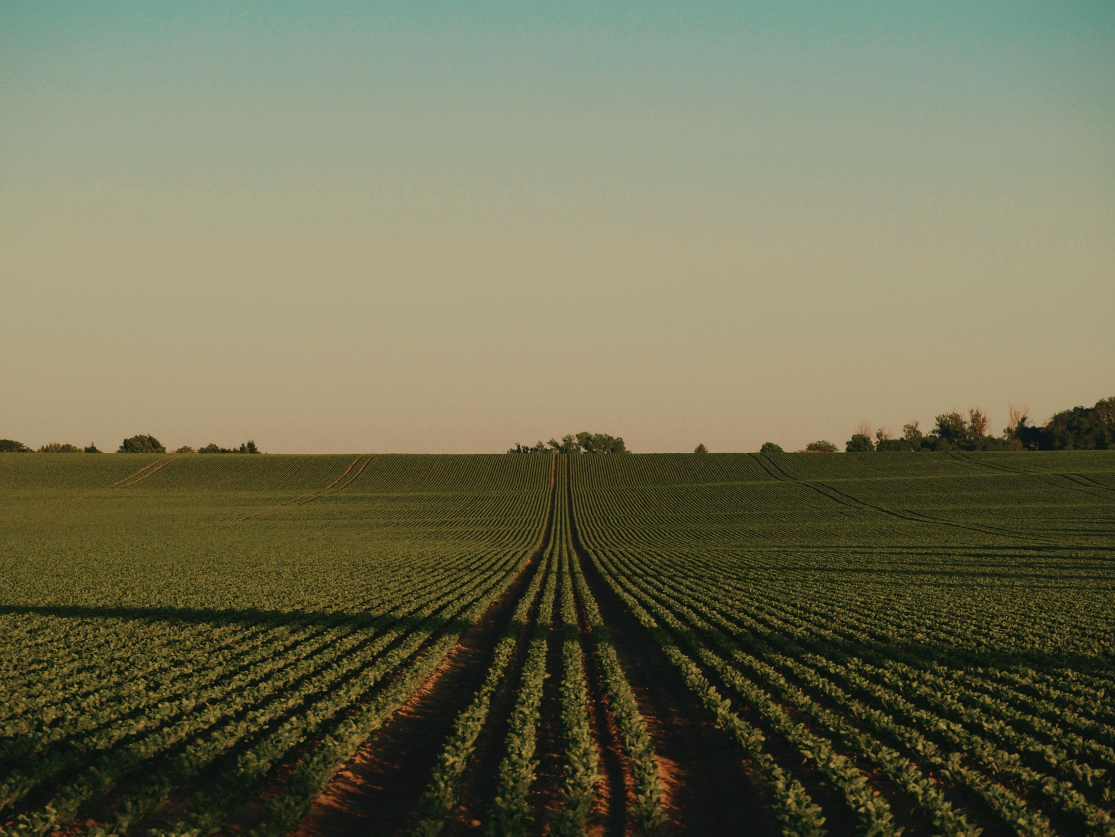
#> input picture Fase 7 - Cap 1/data/images/pexels-anna-3014674-37775778.jpg, 3345 x 2509 px (shown at 1/3 size); its folder holds only this picture in this run
$ python -i phase6_vision.py   (imports and definitions only)
#> lines starting #> are read from the running program, lines starting #| are printed output that depends on the picture; after the words box and inside, x2 and y2 are one past the last pixel; in counts of white or black regions, pixels touching at a corner belong together
from __future__ import annotations

from pathlib import Path
from typing import Dict, List

import cv2
import numpy as np

from src.config import IMAGE_DIR
from src.database import now_iso


def _analyze_image_health(image_path: Path) -> Dict[str, float]:
    # cv2.imread may fail on Windows when the file path contains non-ASCII chars.
    img = cv2.imread(str(image_path))
#> img is the input picture: shape (2509, 3345, 3); mean B, G, R 83.8, 110.8, 111
    if img is None:
        try:
            file_bytes = np.fromfile(str(image_path), dtype=np.uint8)
            img = cv2.imdecode(file_bytes, cv2.IMREAD_COLOR)
        except Exception:
            img = None

    if img is None:
        return {
            "status": "error",
            "confidence": 0.0,
            "details": "Imagem invalida ou corrompida",
        }

    hsv = cv2.cvtColor(img, cv2.COLOR_BGR2HSV)
#> hsv: shape (2509, 3345, 3); mean H, S, V 36.3, 91.9, 116.1
    green_mask = cv2.inRange(hsv, (35, 40, 40), (90, 255, 255))
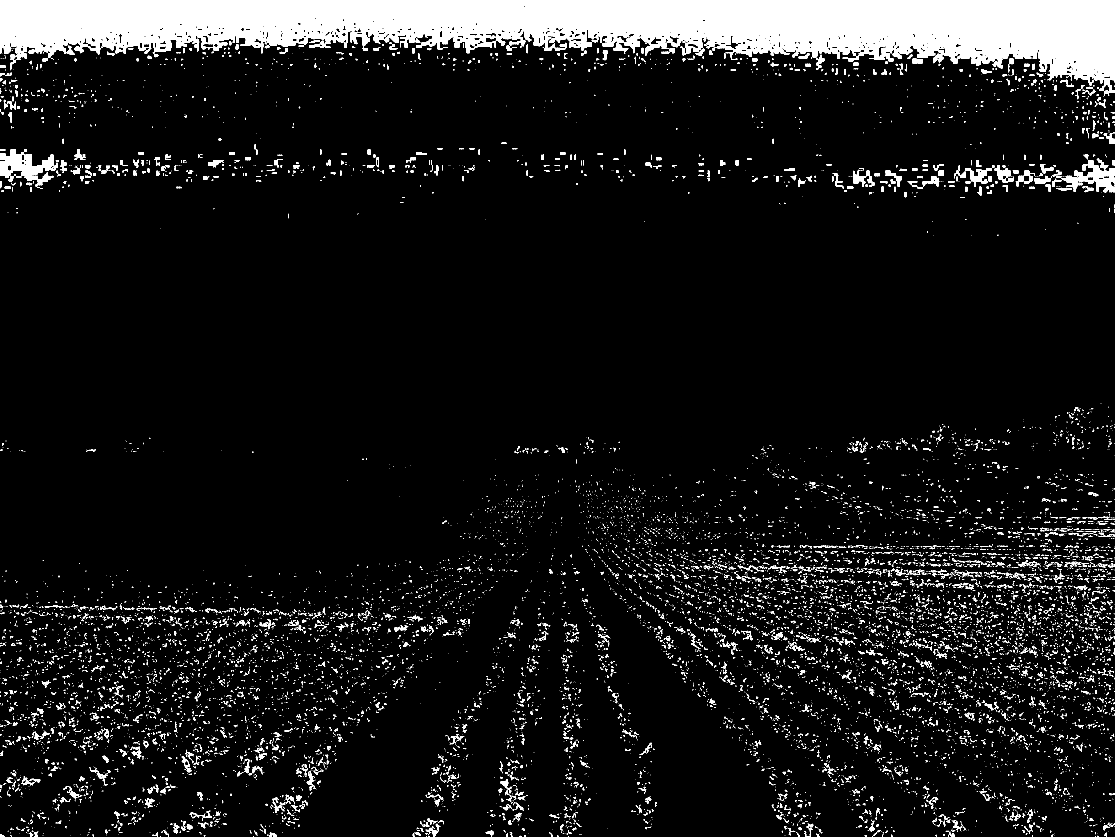
#> green_mask: shape (2509, 3345) (shown at 1/3 size); 8.2% white; 15355 white regions (13085 under 20 px), largest, box (x1, y1, x2, y2) and area: (0, 0, 3345, 278) 486113, (0, 448, 172, 546) 8408, (3184, 480, 3345, 577) 6415
    green_ratio = float(np.sum(green_mask > 0) / (img.shape[0] * img.shape[1]))
#> green_ratio = 0.0823

    gray = cv2.cvtColor(img, cv2.COLOR_BGR2GRAY)
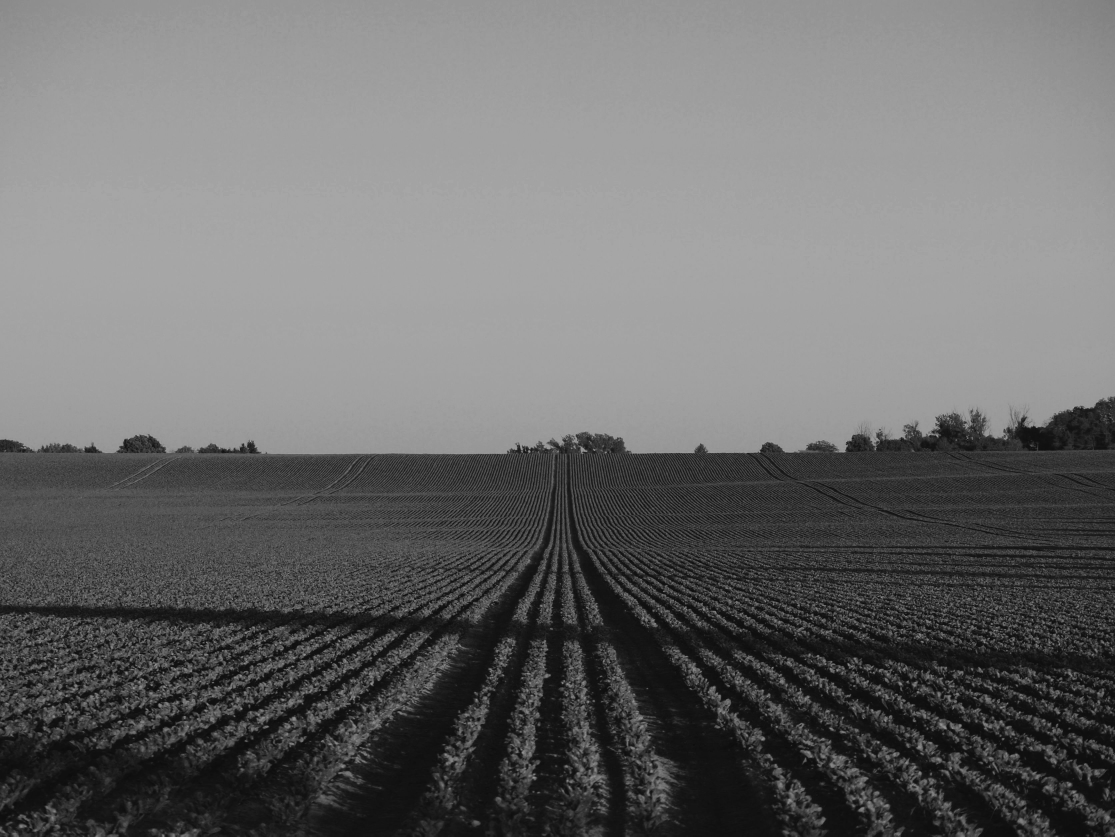
#> gray: shape (2509, 3345) (shown at 1/3 size); min 5, max 177, mean 107.8
    bright_ratio = float(np.sum(gray > 210) / (img.shape[0] * img.shape[1]))
#> bright_ratio = 0

    if green_ratio > 0.45 and bright_ratio < 0.2:
        status = "saudavel"
        confidence = min(0.98, 0.65 + green_ratio)
    elif green_ratio > 0.25:
        status = "alerta"
        confidence = 0.65
    else:
        status = "critico"
        confidence = 0.8

    details = f"green_ratio={green_ratio:.2f}, bright_ratio={bright_ratio:.2f}"
#> details = 'green_ratio=0.08, bright_ratio=0.00'
    return {"status": status, "confidence": round(confidence, 2), "details": details}


# [19 lines left out: function run_vision_pipeline, not called in this run]

>>> result = _analyze_image_health('../../data/images/pexels-anna-3014674-37775778.jpg')
#> result = {'status': 'critico', 'confidence': 0.8, 'details': 'green_ratio=0.08, bright_ratio=0.00'}

$ run again, on Fase 7 - Cap 1/data/images/pexels-bayramfuerdieseele-9633551.jpg
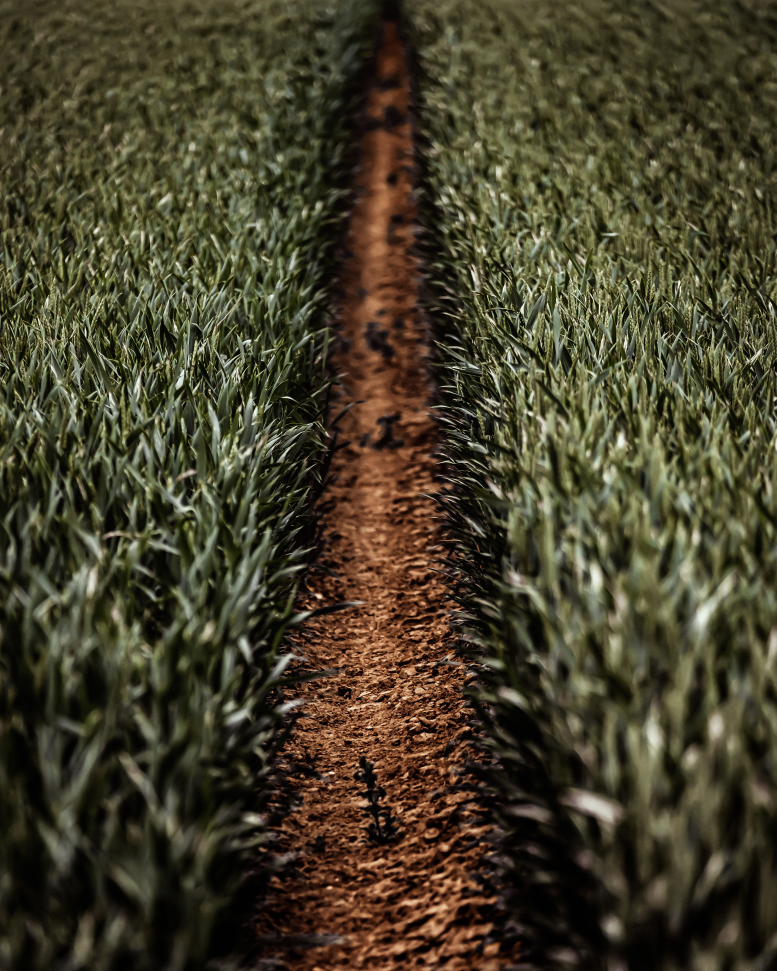
#> input picture Fase 7 - Cap 1/data/images/pexels-bayramfuerdieseele-9633551.jpg, 3883 x 4854 px (shown at 1/5 size)
#> in _analyze_image_health, img is the input picture: shape (4854, 3883, 3); mean B, G, R 42.2, 63.5, 69.6
#> hsv: shape (4854, 3883, 3); mean H, S, V 27, 120.1, 70.9
#> in _analyze_image_health, `green_mask = cv2.inRange(hsv, (35, 40, 40), (90, 255, 255))`:
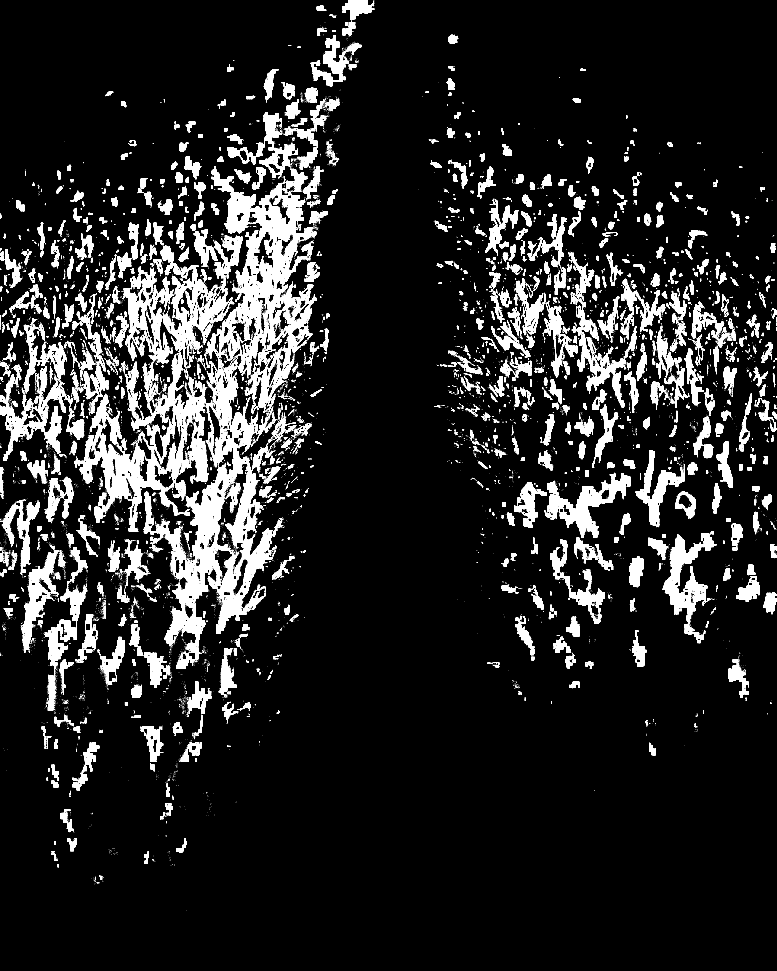
#> green_mask: shape (4854, 3883) (shown at 1/5 size); 10.5% white; 20260 white regions (18373 under 20 px), largest, box (x1, y1, x2, y2) and area: (374, 832, 1584, 3300) 523095, (739, 1228, 1172, 1842) 68393, (2720, 2368, 3153, 2689) 41989
#> green_ratio = 0.105
#> in _analyze_image_health, `gray = cv2.cvtColor(img, cv2.COLOR_BGR2GRAY)`:
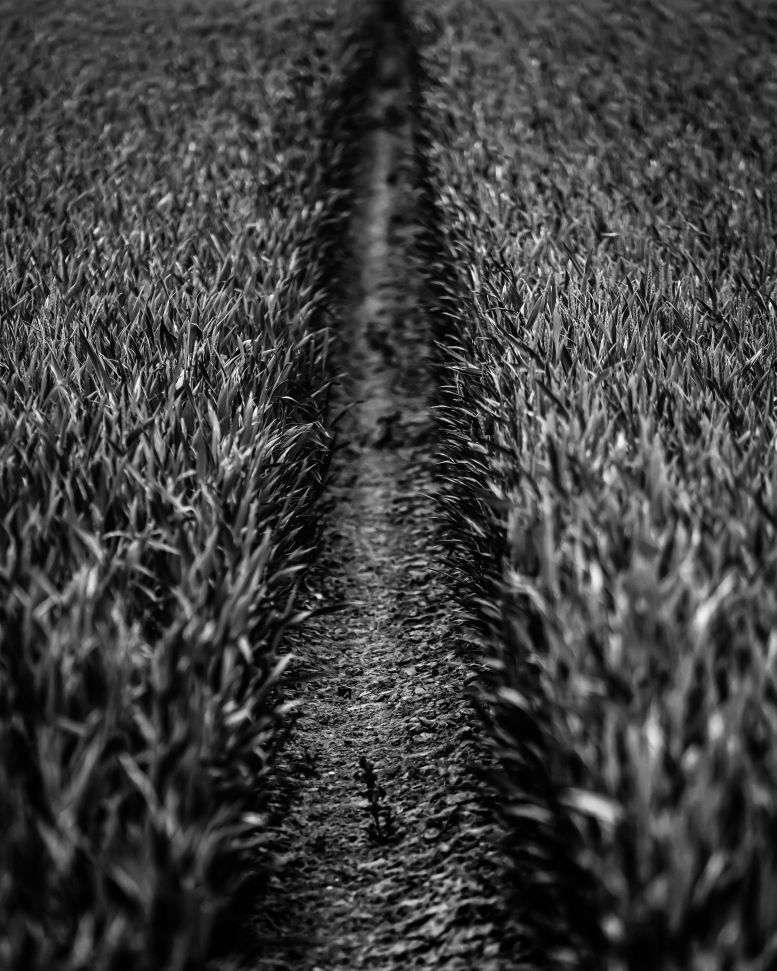
#> gray: shape (4854, 3883) (shown at 1/5 size); min 0, max 255, mean 62.9
#> bright_ratio = 0.00379
#> details = 'green_ratio=0.10, bright_ratio=0.00'
#> result = {'status': 'critico', 'confidence': 0.8, 'details': 'green_ratio=0.10, bright_ratio=0.00'}

$ run again, on Fase 7 - Cap 1/data/images/pexels-danielellis-13312889.jpg
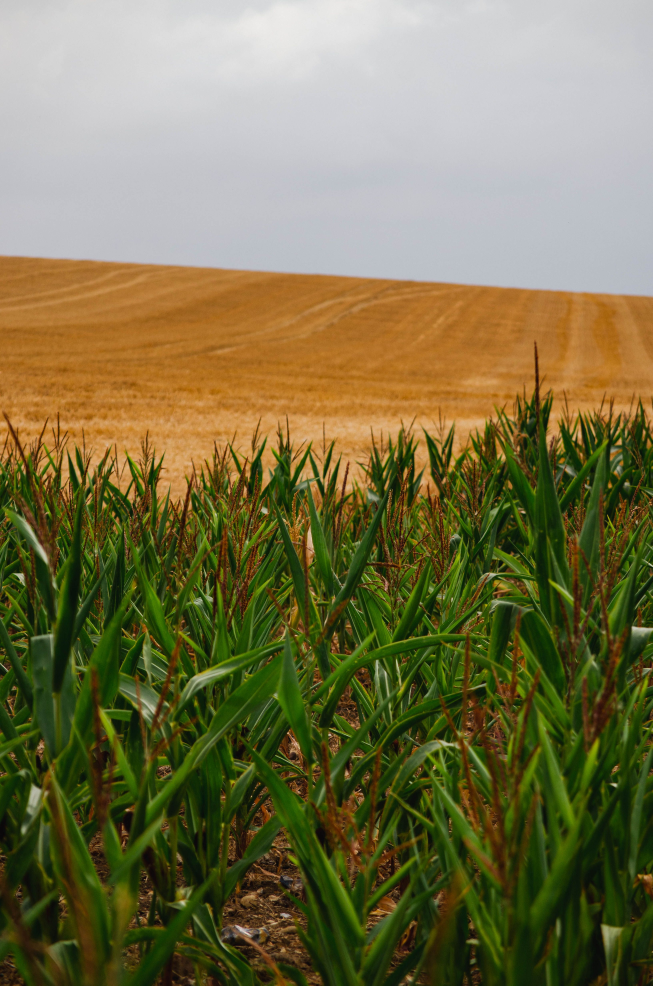
#> input picture Fase 7 - Cap 1/data/images/pexels-danielellis-13312889.jpg, 3264 x 4928 px (shown at 1/5 size)
#> in _analyze_image_health, img is the input picture: shape (4928, 3264, 3); mean B, G, R 73.9, 113.9, 119.4
#> hsv: shape (4928, 3264, 3); mean H, S, V 49.9, 150.1, 129.5
#> in _analyze_image_health, `green_mask = cv2.inRange(hsv, (35, 40, 40), (90, 255, 255))`:
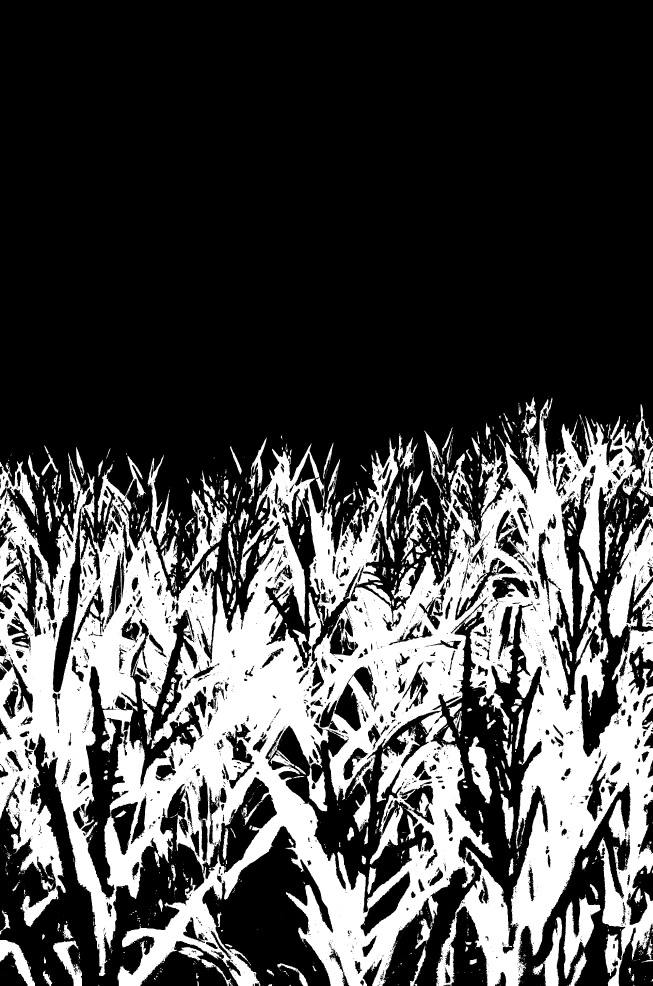
#> green_mask: shape (4928, 3264) (shown at 1/5 size); 29.1% white; 3114 white regions (2446 under 20 px), largest, box (x1, y1, x2, y2) and area: (0, 1985, 3264, 4928) 4187332, (2816, 4469, 3006, 4896) 30641, (909, 2453, 1136, 2889) 27640
#> green_ratio = 0.291
#> in _analyze_image_health, `gray = cv2.cvtColor(img, cv2.COLOR_BGR2GRAY)`:
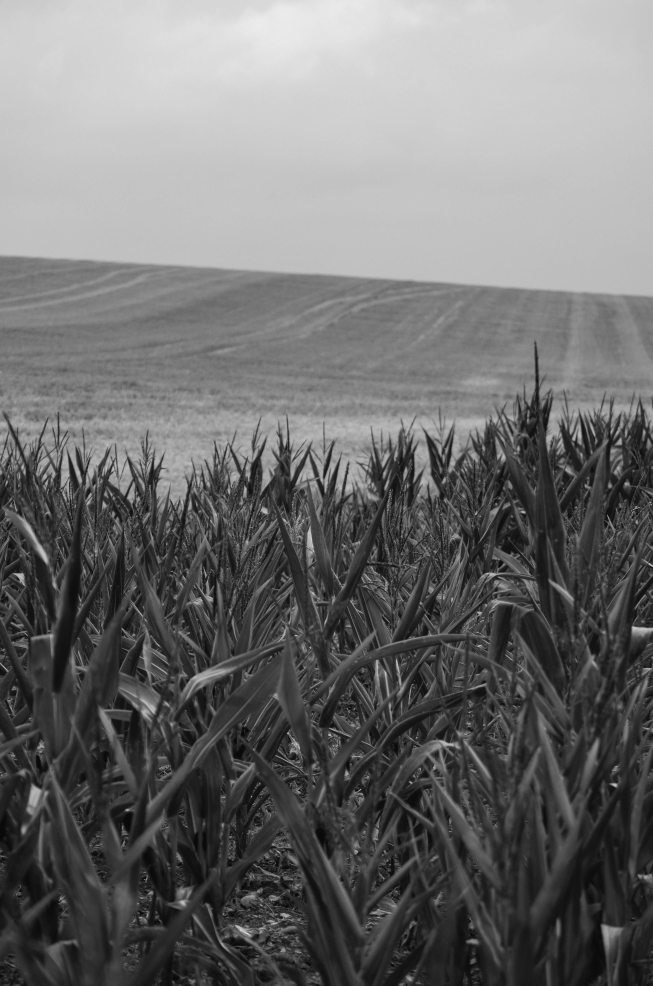
#> gray: shape (4928, 3264) (shown at 1/5 size); min 1, max 238, mean 110.9
#> bright_ratio = 0.0667
#> details = 'green_ratio=0.29, bright_ratio=0.07'
#> result = {'status': 'alerta', 'confidence': 0.65, 'details': 'green_ratio=0.29, bright_ratio=0.07'}

$ run again, on Fase 7 - Cap 1/data/images/pexels-kelly-26150411.jpg
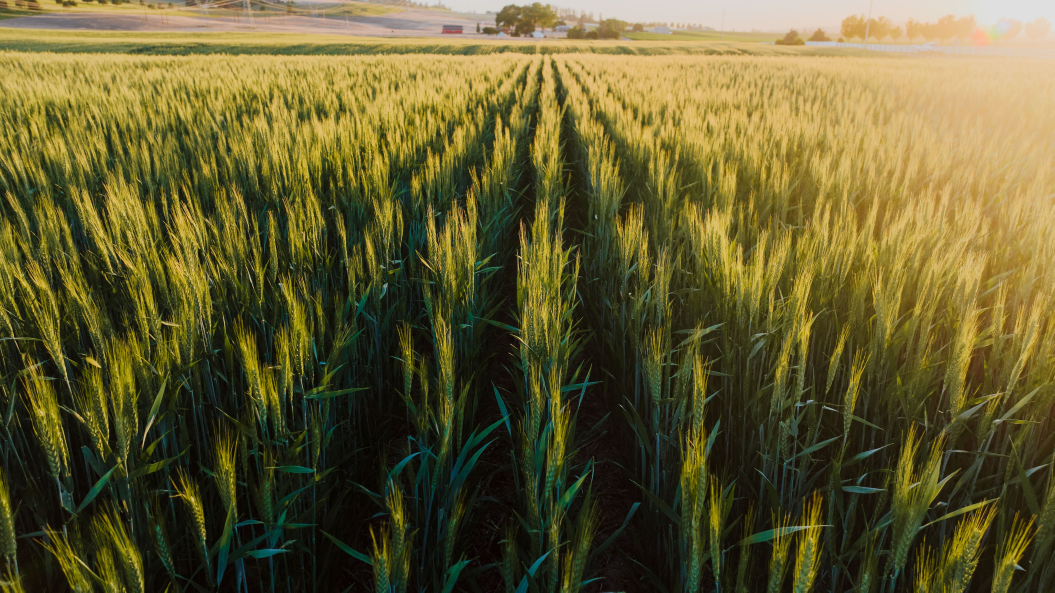
#> input picture Fase 7 - Cap 1/data/images/pexels-kelly-26150411.jpg, 5272 x 2962 px (shown at 1/5 size)
#> in _analyze_image_health, img is the input picture: shape (2962, 5272, 3); mean B, G, R 47.4, 92, 99.6
#> hsv: shape (2962, 5272, 3); mean H, S, V 30.1, 144, 102.8
#> in _analyze_image_health, `green_mask = cv2.inRange(hsv, (35, 40, 40), (90, 255, 255))`:
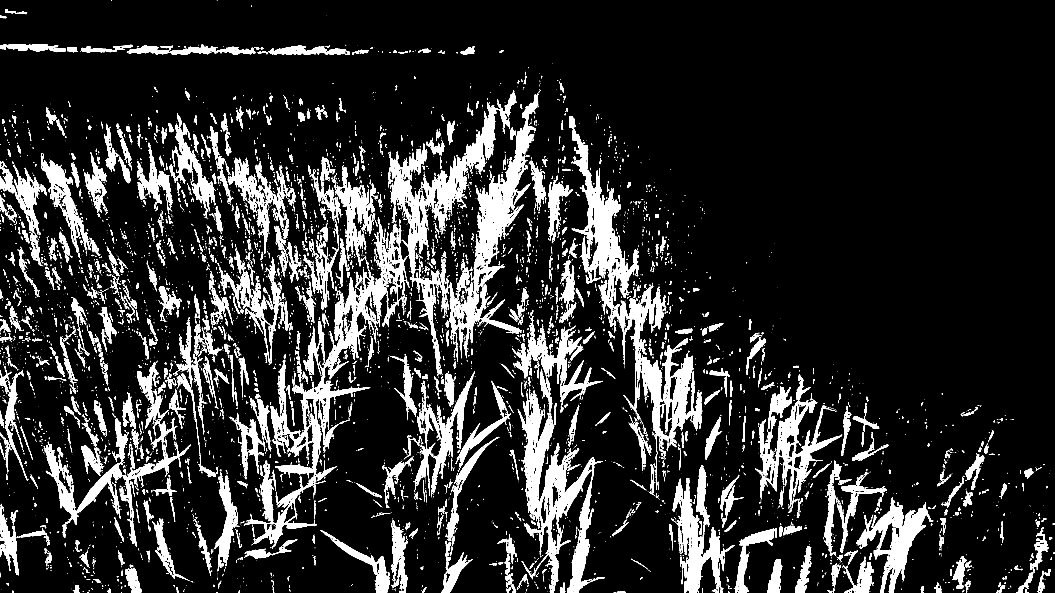
#> green_mask: shape (2962, 5272) (shown at 1/5 size); 12.6% white; 10509 white regions (7936 under 20 px), largest, box (x1, y1, x2, y2) and area: (2589, 1953, 3024, 2962) 114638, (2244, 474, 2692, 1810) 101958, (2856, 647, 3195, 1588) 77053
#> green_ratio = 0.126
#> in _analyze_image_health, `gray = cv2.cvtColor(img, cv2.COLOR_BGR2GRAY)`:
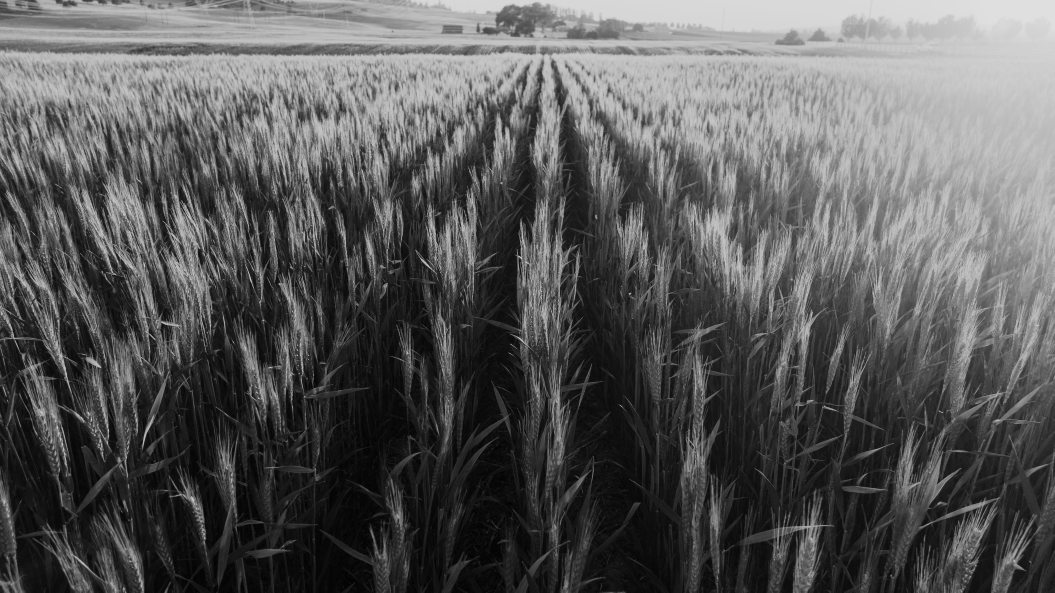
#> gray: shape (2962, 5272) (shown at 1/5 size); min 0, max 250, mean 89.2
#> bright_ratio = 0.021
#> details = 'green_ratio=0.13, bright_ratio=0.02'
#> result = {'status': 'critico', 'confidence': 0.8, 'details': 'green_ratio=0.13, bright_ratio=0.02'}
